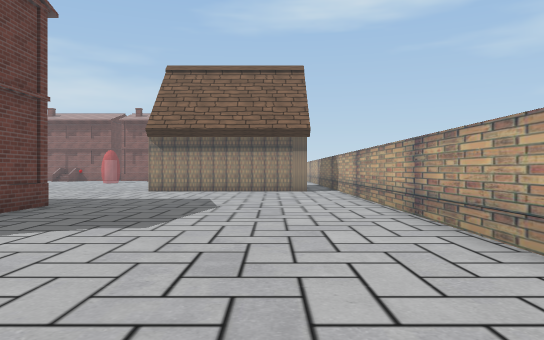
[1] (above)

24 first-person views from a walk through a Unity game level. The camera is 1.5 m above the floor, looks level and sees 70° across. The floor is counted in squares, 2 m on a side. Each view is taken from the middle of a square. On the plan, view 1 faces up. The plan holds only what a view shows up to about 12 squares ahead; the rest is blank. The place goes on beyond the plan. The player character is not drawn. Some surface patterns are stand-ins.

[2]
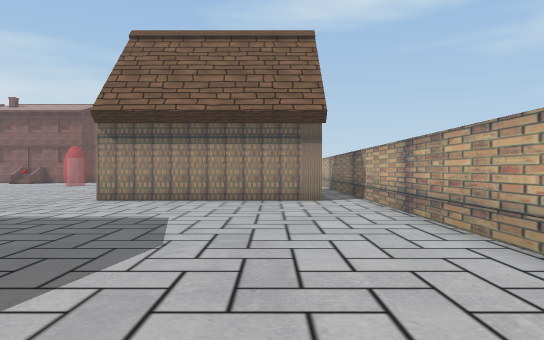

[3]
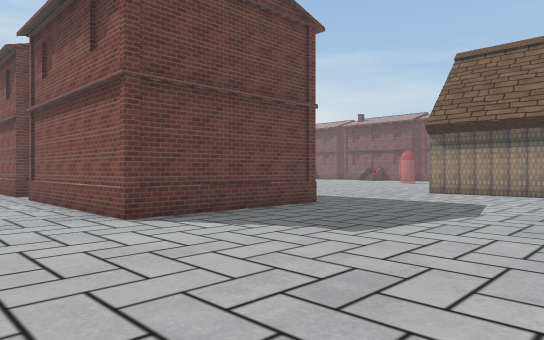

[4]
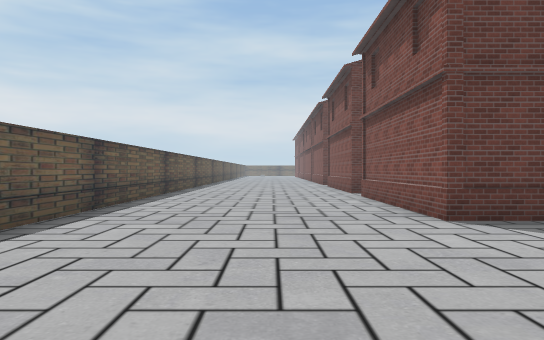

[5]
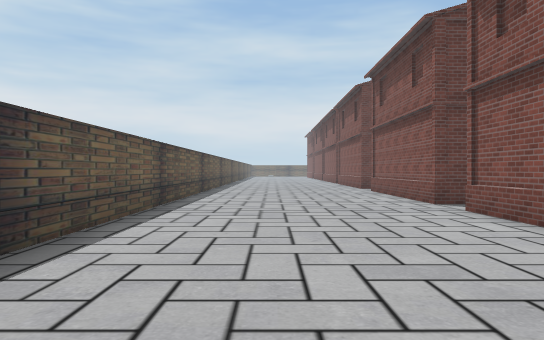

[6]
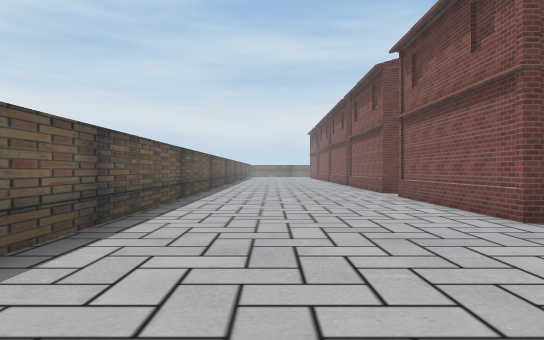

[7]
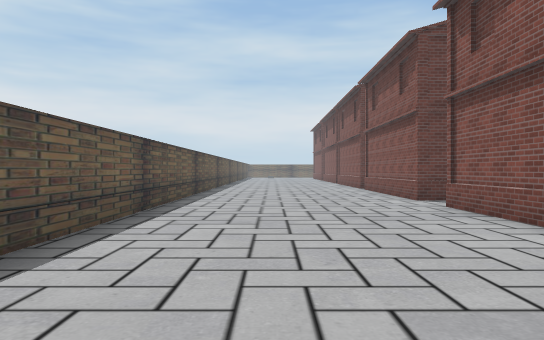

[8]
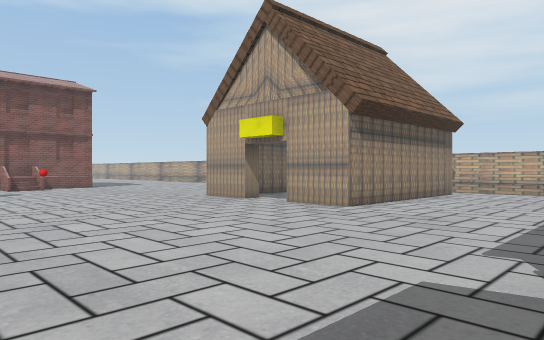

[9]
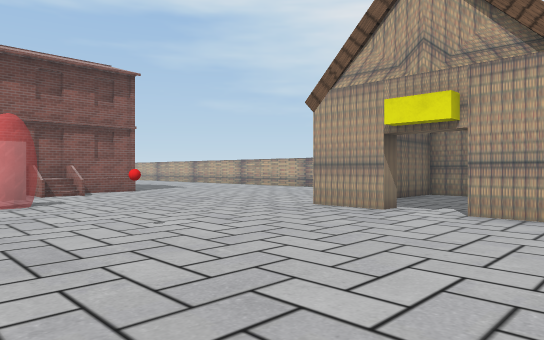

[10]
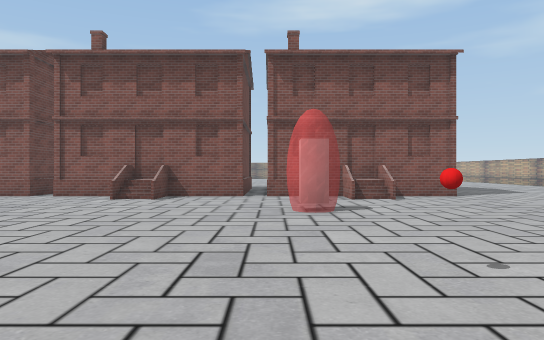

[11]
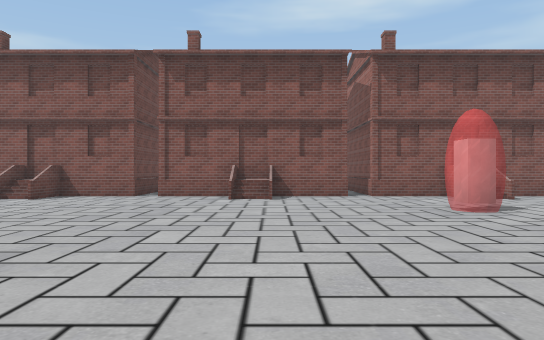

[12]
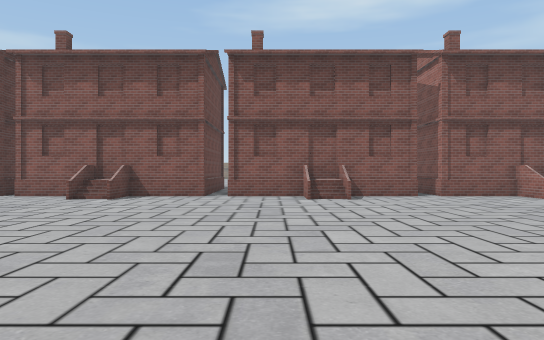

[13]
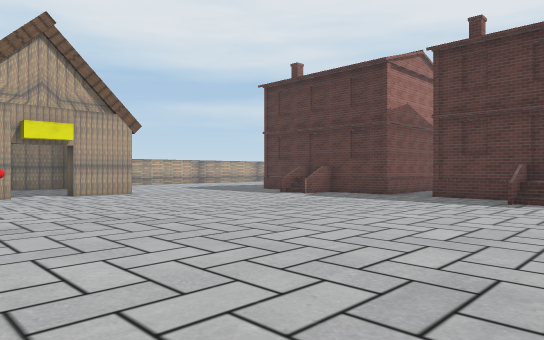

[14]
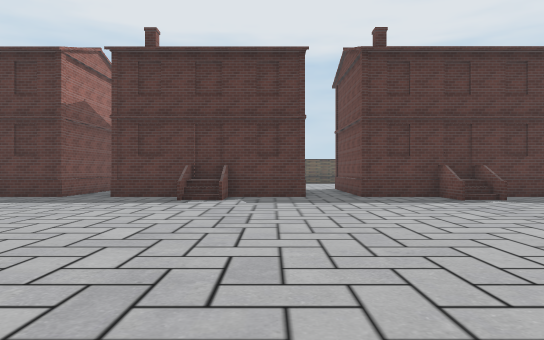

[15]
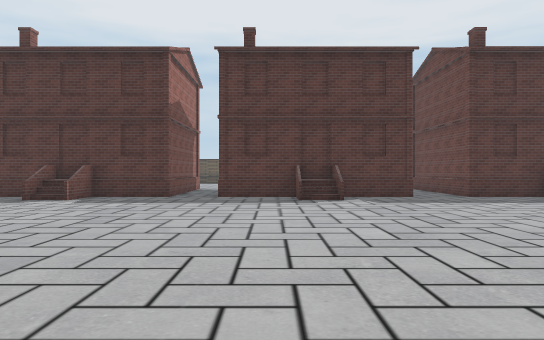

[16]
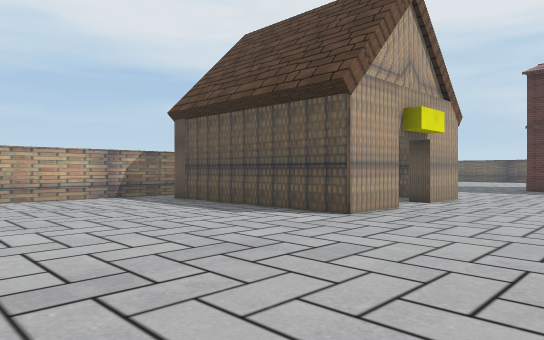

[17]
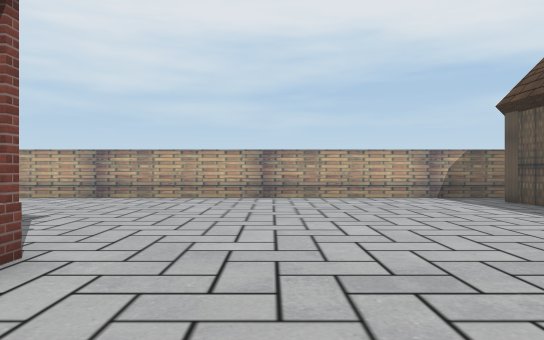

[18]
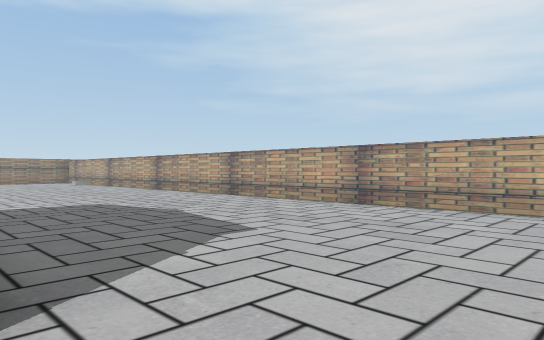

[19]
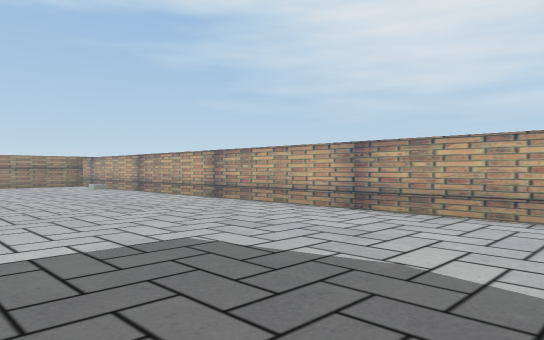

[20]
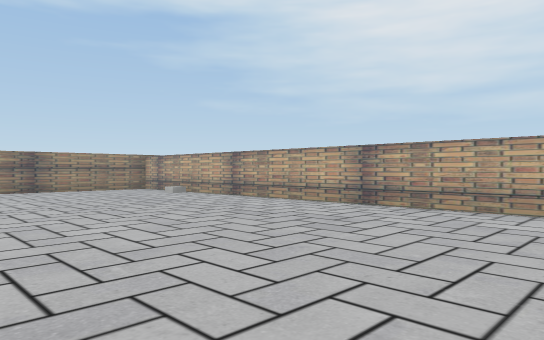

[21]
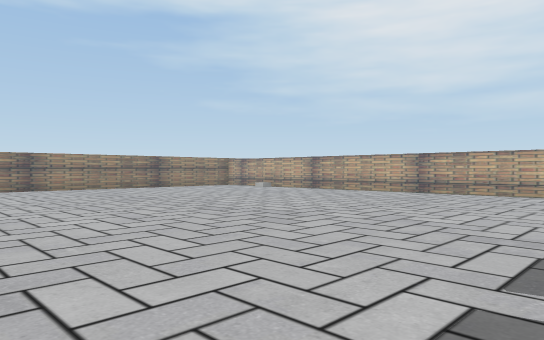

[22]
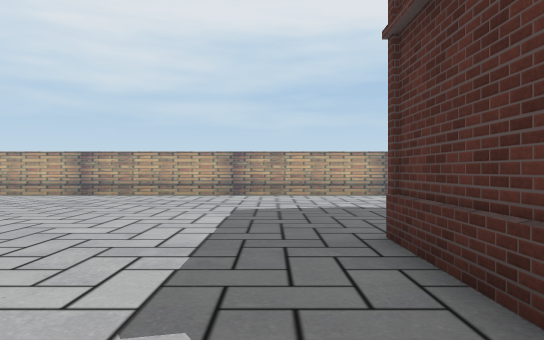

[23]
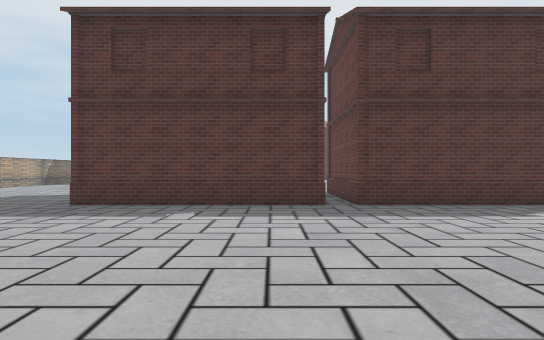

[24]
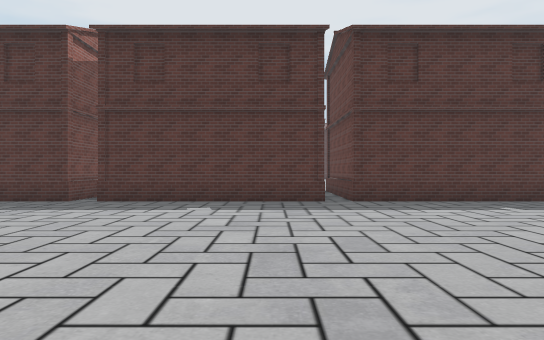

### Floor plan
Points are (right, up) in squares from view 1. A wall is a line through its corners. A room is listed if a view was taken in it or the views show most of it. See-through windows are left out.
Room 1 (views 1, 2, 3, 4, 5, 6, 7, 8, 9, 10, 11, 12, 13, 14, 15, 16, 17, 18, 19, 20, 21, 22, 23, 24)
walls: (-8, 24.7) (-8, 26.2); (-13, 26.2) (-13, 24.8); (-14.1, 25) (-14.1, 26); (-4.6, 26.2) (-10.1, 26.2) (-10.1, 27); (-10.8, 28.1) (-10.8, 26.2) (-16.4, 26.2); (-4.3, 16.7) (-4.3, 18.4) (1.2, 18.4); (-10.1, 29) (-10.1, 30.7) (-4.6, 30.7); (-17, 27) (-17, 26.2) (-20.1, 26.2); (-19.1, 26.2) (-19.1, 24.7); (-16.4, 30.7) (-10.8, 30.7) (-10.8, 29.1); (2.4, 17.8) (2.4, 42.6); (1.2, 13.5) (-4.3, 13.5) (-4.3, 15.2); (-13.7, 9.5) (-13.7, 8.2) (-11.5, 8.2); (-14.7, 9.5) (-14.7, 8); (-7.1, 8.2) (-5.3, 8.2); (-20.5, 30.7) (-17, 30.7) (-17, 29.1); (-4.7, 8.2) (-4.7, 3.6) (-10.1, 3.6); (-10.1, 7) (-10.1, 8.2) (-8, 8.2) (-8, 9.5); (-17, 8.2) (-14.8, 8.2) (-14.8, 9.5); (-11.5, 4.4) (-11.5, 3.6) (-17, 3.6); (-20.5, 8.2) (-18.5, 8.2) (-18.5, 7); (-18.5, 4.4) (-18.5, 3.6) (-20.5, 3.6); (2.4, 3.4) (2.4, 16); (-20.5, -2.4) (-3.8, -2.4)
low walls: (-6.9, 25) (-7.9, 25); (-6.9, 25.3) (-7.9, 25.3); (-6.9, 25.6) (-7.8, 25.6); (-13, 25) (-14.1, 25); (-13, 25.3) (-14.1, 25.3); (-19.3, 25) (-20.1, 25); (-19.4, 25.3) (-20.1, 25.3); (-7.8, 9) (-6.9, 9); (-7.5, 8.7) (-6.9, 8.7); (-14.8, 9) (-13.6, 9); (-14.8, 8.7) (-13.8, 8.7)
ways out: opening at (-4, 16) to room 2
objects: block (-9, 22)
Room 2 (no view inside)
walls: (-3.8, 16.7) (-4.3, 16.7); (-4.3, 15.2) (-3.8, 15.2); (0.7, 16.8) (0.7, 17.9) (-1.4, 17.9)
ways out: opening at (-4, 16) to room 1

Where each view was taken, in squares from view 1:
view 1: 0 up, 0 right, facing up
view 2: 4 up, 0 right, facing up
view 3: 1 up, 1 right, facing up-left
view 4: 1 up, 1 right, facing left
view 5: 0 up, 3 left, facing left
view 6: 0 up, 6 left, facing left
view 7: 0 up, 9 left, facing left
view 8: 9 up, 11 left, facing up-right
view 9: 13 up, 11 left, facing up-right
view 10: 15 up, 10 left, facing up
view 11: 15 up, 13 left, facing up
view 12: 15 up, 15 left, facing up
view 13: 19 up, 16 left, facing down-right
view 14: 19 up, 16 left, facing down
view 15: 19 up, 13 left, facing down
view 16: 24 up, 8 left, facing down-right
view 17: 24 up, 8 left, facing right
view 18: 24 up, 5 left, facing up-right
view 19: 29 up, 4 left, facing up-right
view 20: 33 up, 5 left, facing up-right
view 21: 32 up, 10 left, facing up-right
view 22: 32 up, 9 left, facing right
view 23: 39 up, 9 left, facing down
view 24: 40 up, 15 left, facing down
